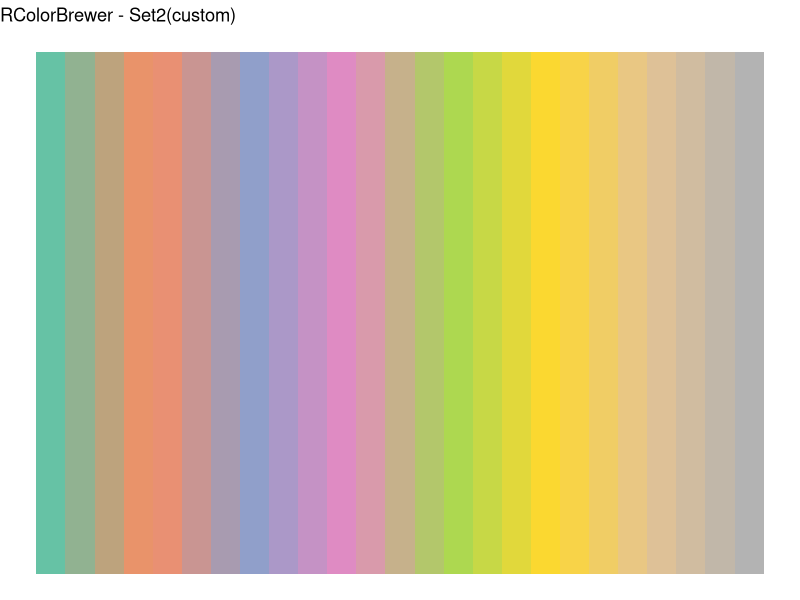
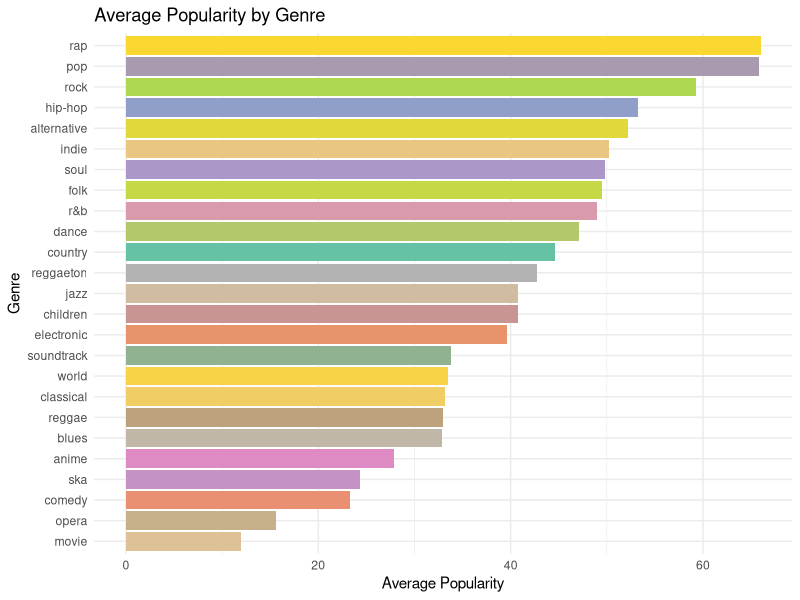

These charts were generated, in order, by the following R code:
## ---- chunk 1
knitr::opts_chunk$set(echo = FALSE, message = FALSE, warning = FALSE)
library(ggplot2)
library(readr)
library(RColorBrewer)
## ---- chunk 2
spotify = read_csv("spotify_story_dataset.csv")
spotify$genre = tolower(trimws(gsub("’", "'", spotify$genre)))
spotify$genre[spotify$genre == "children's music"] = "children"
genre_levels = unique(spotify$genre)
my_palette = setNames(colorRampPalette(brewer.pal(8, "Set2"))(length(genre_levels)), genre_levels)
## ---- chunk 3
# Preview of color palette
palette_df = data.frame(x = 1:length(my_palette), color = names(my_palette))
ggplot(palette_df, aes(x = x, y = 1, fill = color)) +
  geom_tile() +
  scale_fill_manual(values = my_palette) +
  theme_void() +
  theme(legend.position = "none") +
  labs(title = "RColorBrewer - Set2(custom)")
## ---- chunk 4
avg_pop = data.frame(
  genre = genre_levels,
  popularity = sapply(genre_levels, function(g) mean(spotify$popularity[spotify$genre == g], na.rm = TRUE))
)

ggplot(avg_pop, aes(x = reorder(genre, popularity), y = popularity, fill = genre)) +
  geom_col(show.legend = FALSE) +
  scale_fill_manual(values = my_palette) +
  coord_flip() +
  labs(title = "Average Popularity by Genre",
       x = "Genre",
       y = "Average Popularity") +
  theme_minimal()
